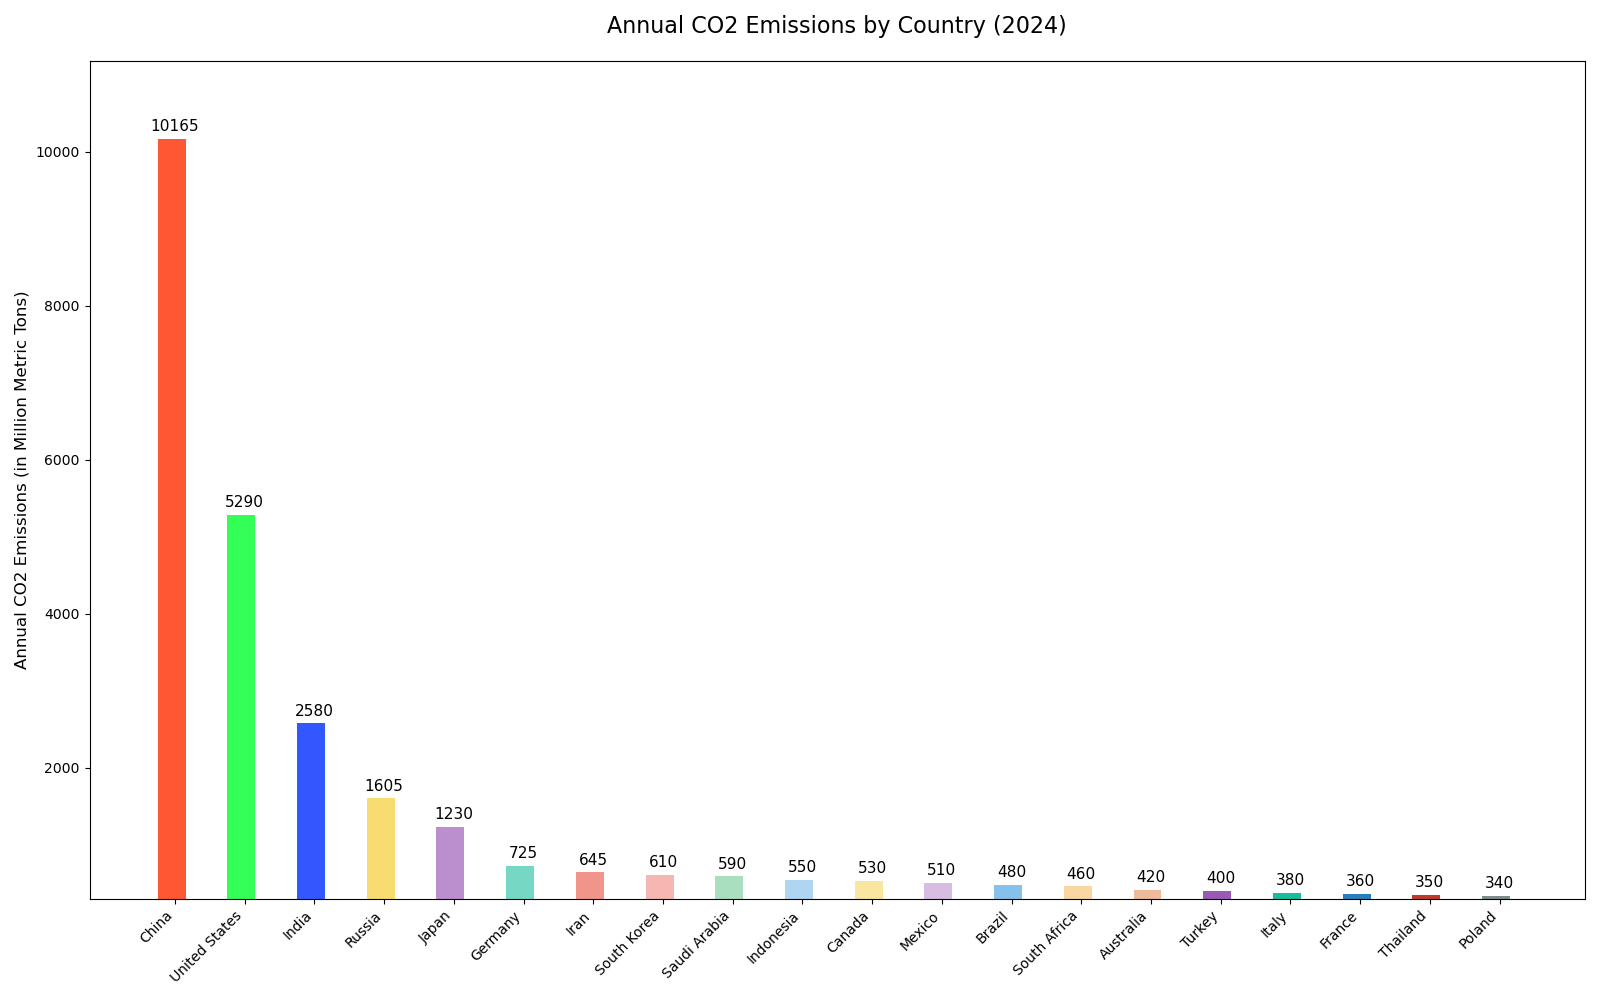

The script that drew this image:

import matplotlib.pyplot as plt

# Data
countries = [
    'China', 'United States', 'India', 'Russia', 'Japan', 'Germany', 'Iran',
    'South Korea', 'Saudi Arabia', 'Indonesia', 'Canada', 'Mexico', 'Brazil',
    'South Africa', 'Australia', 'Turkey', 'Italy', 'France', 'Thailand', 'Poland'
]
co2_emissions = [
    10165, 5290, 2580, 1605, 1230, 725, 645, 610, 590, 550, 530, 510, 480,
    460, 420, 400, 380, 360, 350, 340
]

# Color scheme using specific color codes
colors = [
    '#FF5733', '#33FF57', '#3357FF', '#F7DC6F', '#BB8FCE', '#76D7C4', '#F1948A', 
    '#F5B7B1', '#A9DFBF', '#AED6F1', '#F9E79F', '#D7BDE2', '#85C1E9', '#FAD7A0', 
    '#EDBB99', '#9B59B6', '#1ABC9C', '#2980B9', '#C0392B', '#7F8C8D'
]

# Create vertical bar chart
plt.figure(figsize=(16, 10))
bars = plt.bar(countries, co2_emissions, color=colors, width=0.5)

# Adjusting the width of bars
for bar in bars:
    bar.set_width(0.4)

# Changing the layout and labels
plt.ylabel('Annual CO2 Emissions (in Million Metric Tons)', fontsize=12)
plt.title('Annual CO2 Emissions by Country (2024)', fontsize=16, pad=20)
plt.ylim(300, max(co2_emissions) * 1.1)  # Set y-axis limit to start from 300

# Adding value labels to the top of each bar
for i, v in enumerate(co2_emissions):
    plt.text(i, v + 100, str(v), color='black', ha='center', fontsize=11)

# Show the final result
plt.xticks(rotation=45, ha='right')
plt.tight_layout()
plt.show()
